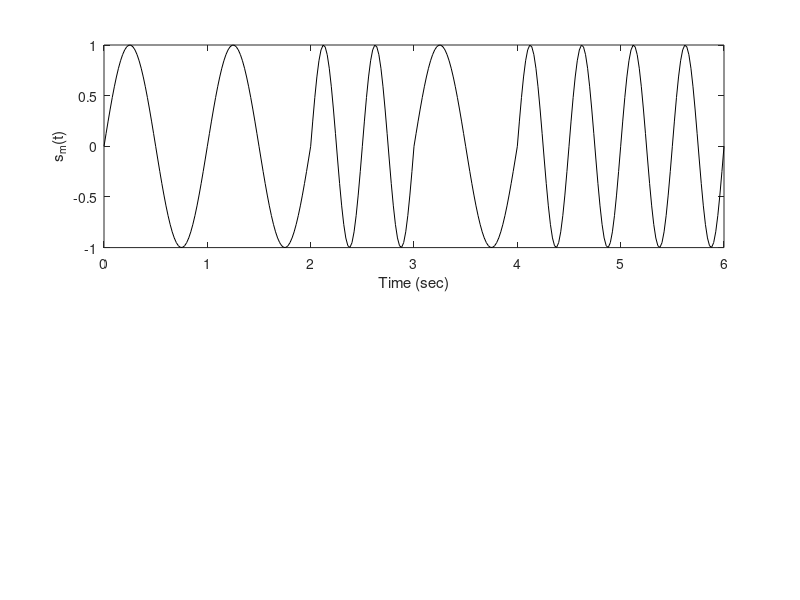

Write the MATLAB code that produced this figure.
% Example 6.12
T =1;
w = 2*pi;
t1 = 0:.02:1;
sm = [sin(w*t1) sin(w*t1) sin(2*w*t1) sin(w*t1) sin(2*w*t1) sin(2*w*t1)];
t = [0:.02:1, 1:.02:2, 2:.02:3, 3:.02:4, 4:.02:5, 5:.02:6];
clf
subplot(211),plot(t,sm,'k');
xlabel('Time (sec)')
ylabel('s_m(t)')